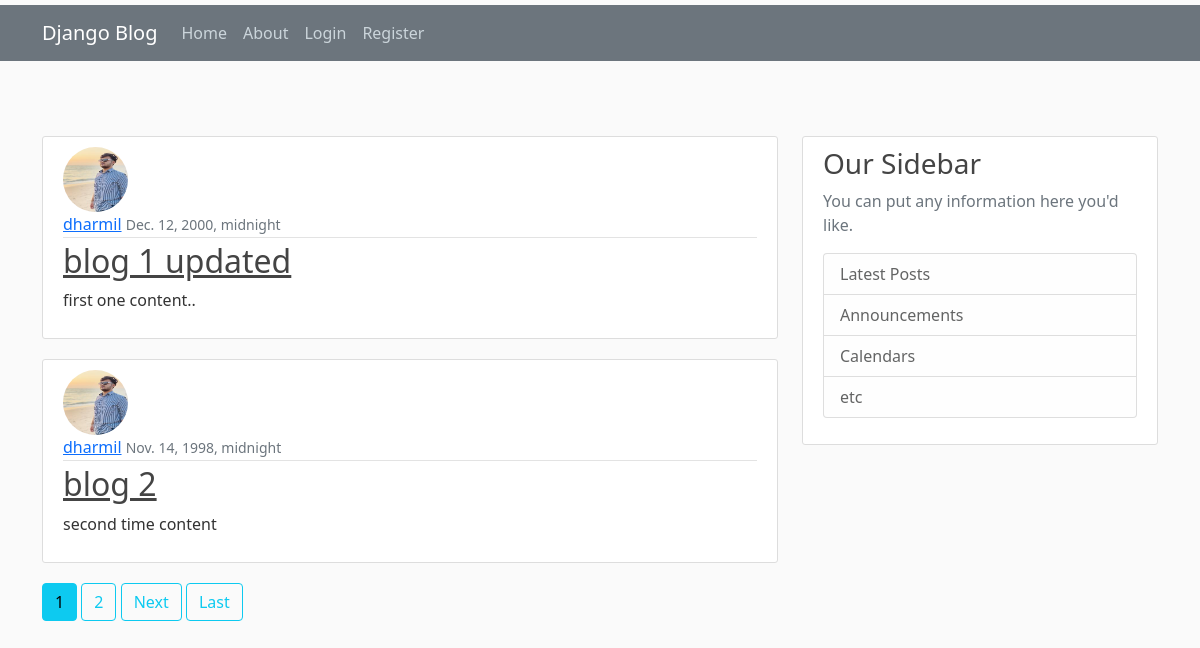
The page / on the database its author committed.
### blog/models.py (models this page shows, shortened)
class Post(models.Model):
    title = models.CharField(max_length=50)
    content = models.TextField()
    date_posted = models.DateTimeField(timezone.now, blank=True, null=True)
    author =models.ForeignKey(User, on_delete=models.CASCADE)

### users/models.py (models this page shows, shortened)
class Profile(models.Model):
    user = models.OneToOneField(User, on_delete=models.CASCADE)
    image = models.ImageField(default='default.jpg', upload_to='profile_pics')

### blog/views.py (the view)
# urls.py: path('', PostListView.as_view(), name='blog-home'),
class PostListView(ListView):
    model = Post
    template_name = 'blog/index.html'
    context_object_name = 'posts'
    paginate_by = 2

### blog/templates/blog/index.html (shortened to what this page needs)
{% extends "blog/base.html"%}
{% block content %}
    {% for post in posts %}
        <article class="media content-section">
            <img class="rounded-circle article-img" src="{{ post.author.profile.image.url }}">
          <div class="media-body">
            <div class="article-metadata">
              <a class="mr-2" href="{% url 'user-posts' post.author.username %}">{{ post.author }}</a>
              <small class="text-muted">{{ post.date_posted }}</small>
            </div>
            <h2><a class="article-title" href="{% url 'post-detail' post.id %}">{{ post.title }}</a></h2>
            <p class="article-content">{{ post.content }}</p>
          </div>
        </article>
    {% endfor %}
    {% if is_paginated %}
        {% for num in page_obj.paginator.page_range %}
            {% if page_obj.number == num %}
                <a class="btn btn-info mb-4" href="?page={{ num }}">{{ num }}</a>
            {% elif num > page_obj.number|add:'-3' and num < page_obj.number|add:'3' %}
                 <a class="btn btn-outline-info mb-4" href="?page={{ num }}">{{ num }}</a>
            {% endif %}
        {% endfor %}
        {% if page_obj.has_next %}
            <a class="btn btn-outline-info mb-4" href="?page={{ page_obj.next_page_number }}">Next</a>
            <a class="btn btn-outline-info mb-4" href="?page={{ page_obj.paginator.num_pages  }}">Last</a>
        {% endif %}
    {% endif %}
{%  endblock content%}

### blog/templates/blog/base.html (shortened to what this page needs)
{% load static%}
<!DOCTYPE html>
<html lang="en" dir="ltr">
  <head>
        <link href="https://cdn.jsdelivr.net/npm/bootstrap@5.0.0-beta3/dist/css/bootstrap.min.css" rel="stylesheet">
        <link rel="stylesheet" type="text/css" href="{% static 'blog/main.css'%}">
   </head>
  <body>
      <header class="site-header" style="margin-top: 75px;">
      <nav class="navbar navbar-expand-md navbar-dark bg-secondary" style="bottom: 75px;">
        <div class="container">
          <a class="navbar-brand mr-4" href="{% url 'blog-home' %}">Django Blog</a>
          <div class="collapse navbar-collapse" id="navbarToggle">
            <div class="navbar-nav mr-auto">
              <a class="nav-item nav-link" href="{% url 'blog-home' %}">Home</a>
              <a class="nav-item nav-link" href="{% url 'blog-about' %}">About</a>
            </div>
            <div class="navbar-nav">
                {%if user.is_authenticated%}
                    <a class="nav-item nav-link" href="{% url 'post-create' %}">New Post</a>
                    <a class="nav-item nav-link" href="{% url 'profile' %}">profile</a>
                    <a class="nav-item nav-link" href="{% url 'logout' %}">Logout</a>
                {% else%}
                    <a class="nav-item nav-link" href="{% url 'login' %}">Login</a>
                    <a class="nav-item nav-link" href="{% url 'register' %}">Register</a>
                {% endif %}
            </div>
          </div>
        </div>
      </nav>
    </header>
          <main role="main" class="container">
      <div class="row">
        <div class="col-md-8">
          {% block content %}{% endblock %}
        </div>
        <div class="col-md-4">
          <div class="content-section">
            <h3>Our Sidebar</h3>
            <p class='text-muted'>You can put any information here you'd like.
              <ul class="list-group">
                <li class="list-group-item list-group-item-light">Latest Posts</li>
                <li class="list-group-item list-group-item-light">Announcements</li>
                <li class="list-group-item list-group-item-light">Calendars</li>
                <li class="list-group-item list-group-item-light">etc</li>
              </ul>
            </p>
          </div>
        </div>
      </div>
    </main>
  </body>
</html>

### blog/static/blog/main.css (style rules this page uses)
body { background: #fafafa; color: #333333; margin-top: 5rem; }
h1, h2, h3, h4, h5, h6 { color: #444444; }
ul { margin: 0; }
.site-header .navbar-nav .nav-link { color: #cbd5db; }
.content-section { background: #ffffff; padding: 10px 20px; border: 1px solid #dddddd; border-radius: 3px; margin-bottom: 20px; }
.article-title { color: #444444; }
.article-content { white-space: pre-line; }
.article-img { height: 65px; width: 65px; margin-right: 16px; }
.article-metadata { padding-bottom: 1px; margin-bottom: 4px; border-bottom: 1px solid #e3e3e3 }

### rows shown on the page
Post: author.profile.image (picture), author "dharmil", date_posted "Dec. 12, 2000, midnight", title "blog 1 updated", content "first one content.."
Post: author.profile.image (picture), author "dharmil", date_posted "Nov. 14, 1998, midnight", title "blog 2", content "second time content"

### other values the page prints
{{ num }} "1"
{{ num }} "2"
